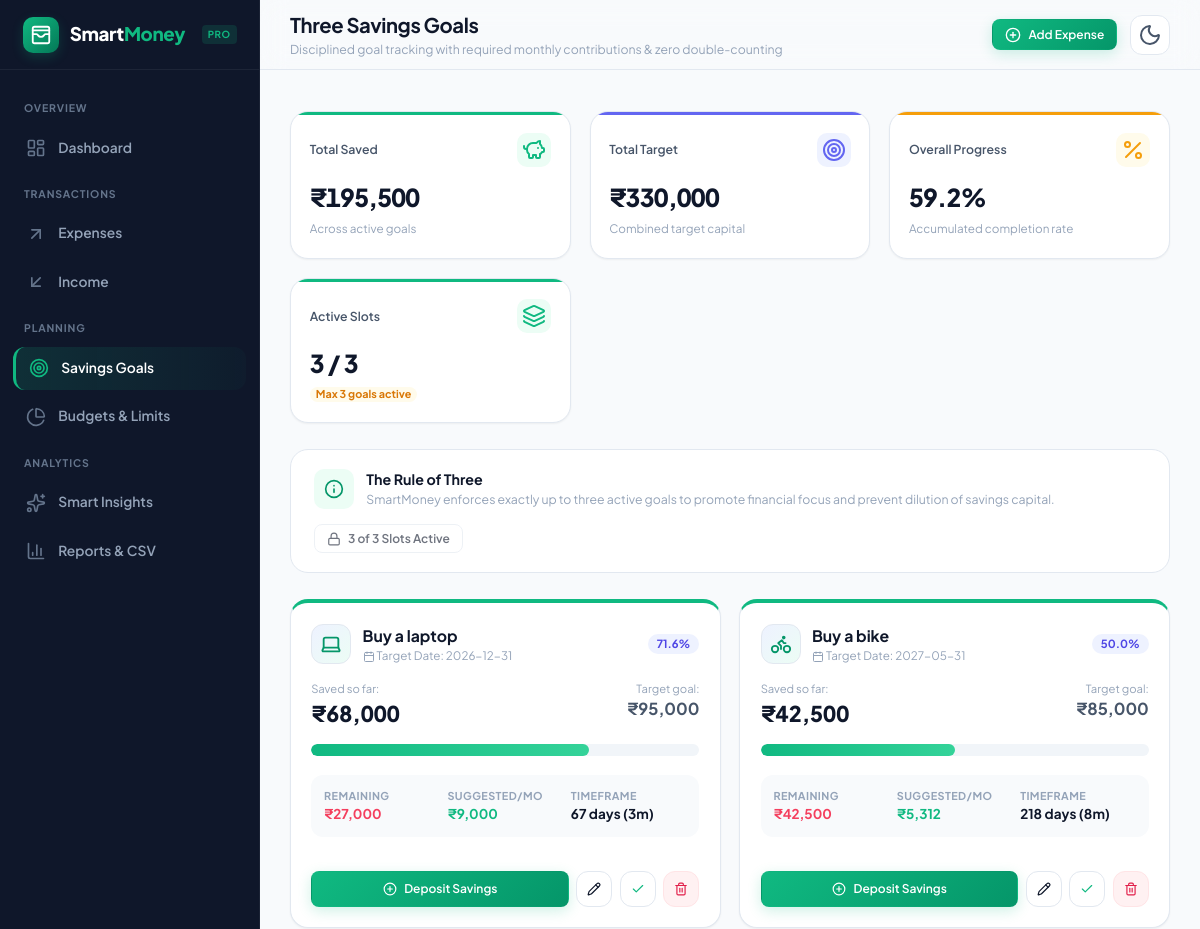
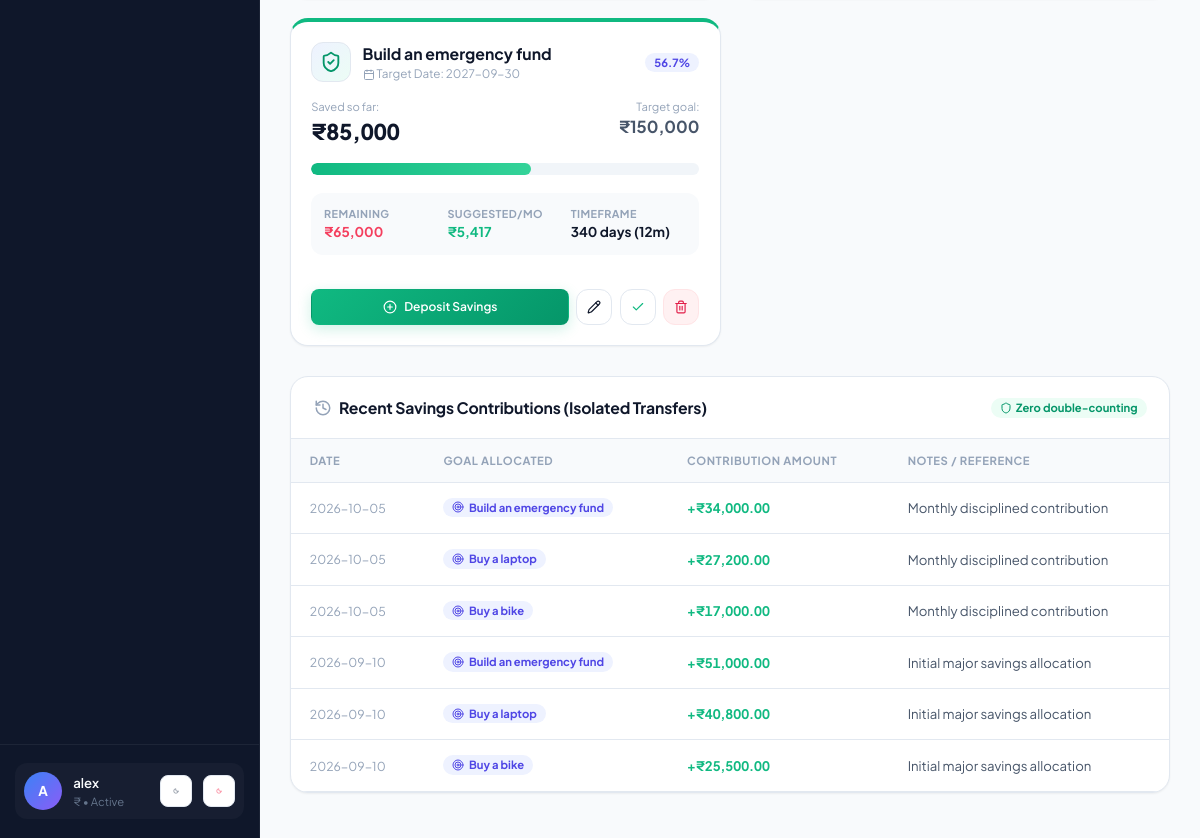
The page /goals (signed in) on the database its author committed (2 pictures, top to bottom).
### tables this page shows
CREATE TABLE users (
            id INTEGER PRIMARY KEY AUTOINCREMENT,
            username TEXT UNIQUE NOT NULL,
            email TEXT UNIQUE NOT NULL,
            password_hash TEXT NOT NULL,
            currency TEXT DEFAULT '₹',
            created_at TIMESTAMP DEFAULT CURRENT_TIMESTAMP
        );

CREATE TABLE savings_goals (
            id INTEGER PRIMARY KEY AUTOINCREMENT,
            user_id INTEGER NOT NULL,
            name TEXT NOT NULL,
            target_amount REAL NOT NULL CHECK(target_amount > 0),
            current_amount REAL NOT NULL DEFAULT 0 CHECK(current_amount >= 0),
            deadline TEXT NOT NULL, -- Format: YYYY-MM-DD
            category_icon TEXT DEFAULT 'target',
            is_completed INTEGER NOT NULL DEFAULT 0,
            created_at TIMESTAMP DEFAULT CURRENT_TIMESTAMP,
            FOREIGN KEY (user_id) REFERENCES users (id) ON DELETE CASCADE
        );

CREATE TABLE savings_contributions (
            id INTEGER PRIMARY KEY AUTOINCREMENT,
            goal_id INTEGER NOT NULL,
            user_id INTEGER NOT NULL,
            amount REAL NOT NULL CHECK(amount > 0),
            date TEXT NOT NULL,
            notes TEXT,
            created_at TIMESTAMP DEFAULT CURRENT_TIMESTAMP,
            FOREIGN KEY (goal_id) REFERENCES savings_goals (id) ON DELETE CASCADE,
            FOREIGN KEY (user_id) REFERENCES users (id) ON DELETE CASCADE
        );

### app.py (the view)
@app.route('/goals')
@login_required
def goals_page():
    user_id = session['user_id']
    conn = get_db_connection()
    active_goals_rows = conn.execute("""
        SELECT * FROM savings_goals
        WHERE user_id = ? AND is_completed = 0
        ORDER BY deadline ASC
    """, (user_id,)).fetchall()
    active_goals = []
    total_savings_accumulated = 0.0
    total_target_needed = 0.0
    for g in active_goals_rows:
        metrics = calculate_goal_metrics(g)
        goal_dict = dict(g)
        goal_dict.update(metrics)
        active_goals.append(goal_dict)
        total_savings_accumulated += float(g['current_amount'])
        total_target_needed += float(g['target_amount'])
    completed_goals_rows = conn.execute("""
        SELECT * FROM savings_goals
        WHERE user_id = ? AND is_completed = 1
        ORDER BY created_at DESC
    """, (user_id,)).fetchall()
    completed_goals = [dict(g) for g in completed_goals_rows]
    contributions = conn.execute("""
        SELECT sc.*, sg.name as goal_name
        FROM savings_contributions sc
        JOIN savings_goals sg ON sc.goal_id = sg.id
        WHERE sc.user_id = ?
        ORDER BY sc.date DESC, sc.id DESC
        LIMIT 10
    """, (user_id,)).fetchall()
    conn.close()
    overall_progress = round((total_savings_accumulated / total_target_needed * 100), 1) if total_target_needed > 0 else 0.0
    return render_template(
        'goals.html',
        active_goals=active_goals,
        active_count=len(active_goals),
        completed_goals=completed_goals,
        contributions=contributions,
        total_savings_accumulated=total_savings_accumulated,
        total_target_needed=total_target_needed,
        overall_progress=overall_progress,
        goal_icons=GOAL_ICONS,
        today_date=date.today().strftime('%Y-%m-%d')
    )

### templates/goals.html (shortened to what this page needs)
{% extends "base.html" %}
{% block page_title %}Three Savings Goals{% endblock %}
{% block page_subtitle %}Disciplined goal tracking with required monthly contributions & zero double-counting{% endblock %}
{% block content %}
<div class="stats-grid" style="grid-template-columns: repeat(auto-fit, minmax(220px, 1fr));">
  <div class="stat-card emerald">
    <div class="stat-header">
      <span class="stat-label">Total Saved</span>
      <div class="stat-icon emerald"><i data-lucide="piggy-bank"></i></div>
    </div>
    <div class="stat-value">{{ currency_symbol }}{{ "{:,.0f}".format(total_savings_accumulated) }}</div>
    <div class="stat-subtext">Across active goals</div>
  </div>
  <div class="stat-card indigo">
    <div class="stat-header">
      <span class="stat-label">Total Target</span>
      <div class="stat-icon indigo"><i data-lucide="target"></i></div>
    </div>
    <div class="stat-value">{{ currency_symbol }}{{ "{:,.0f}".format(total_target_needed) }}</div>
    <div class="stat-subtext">Combined target capital</div>
  </div>
  <div class="stat-card amber">
    <div class="stat-header">
      <span class="stat-label">Overall Progress</span>
      <div class="stat-icon amber"><i data-lucide="percent"></i></div>
    </div>
    <div class="stat-value">{{ overall_progress }}%</div>
    <div class="stat-subtext">Accumulated completion rate</div>
  </div>
  <div class="stat-card emerald">
    <div class="stat-header">
      <span class="stat-label">Active Slots</span>
      <div class="stat-icon emerald"><i data-lucide="layers"></i></div>
    </div>
    <div class="stat-value">{{ active_count }} / 3</div>
    <div class="stat-subtext">
      {% if active_count < 3 %}
        <span class="badge-pill success">{{ 3 - active_count }} slot(s) available</span>
      {% else %}
        <span class="badge-pill warning">Max 3 goals active</span>
      {% endif %}
    </div>
  </div>
</div>
<div style="background: var(--bg-surface); border: 1px solid var(--border-color); border-radius: var(--radius-lg); padding: 1.25rem 1.5rem; margin-bottom: 1.75rem; display: flex; align-items: center; justify-content: space-between; flex-wrap: wrap; gap: 1rem;">
  <div style="display: flex; align-items: center; gap: 0.85rem;">
    <div style="width: 40px; height: 40px; border-radius: 10px; background: var(--emerald-50); color: var(--emerald-600); display: flex; align-items: center; justify-content: center;">
      <i data-lucide="info" style="width: 20px; height: 20px;"></i>
    </div>
    <div>
      <div style="font-weight: 700; font-size: 0.95rem; color: var(--text-primary);">The Rule of Three</div>
      <div style="font-size: 0.82rem; color: var(--text-muted);">
        SmartMoney enforces exactly up to three active goals to promote financial focus and prevent dilution of savings capital.
      </div>
    </div>
  </div>
  {% if active_count < 3 %}
    <button class="btn btn-primary btn-sm" onclick="openModal('createGoalModal')">
      <i data-lucide="plus" style="width: 16px; height: 16px;"></i>
      <span>New Goal ({{ 3 - active_count }} left)</span>
    </button>
  {% else %}
    <button class="btn btn-secondary btn-sm" disabled style="opacity: 0.6; cursor: not-allowed;" title="All 3 slots in use">
      <i data-lucide="lock" style="width: 14px; height: 14px;"></i>
      <span>3 of 3 Slots Active</span>
    </button>
  {% endif %}
</div>
<div class="goals-container" style="grid-template-columns: repeat(auto-fit, minmax(340px, 1fr));">
  {% for goal in active_goals %}
  <div class="goal-card" style="border-top: 4px solid var(--emerald-500);">
    <div class="goal-top">
      <div class="goal-title-wrap">
        <div class="goal-icon-badge">
          <i data-lucide="{{ goal.category_icon or 'target' }}" style="width: 22px; height: 22px;"></i>
        </div>
        <div>
          <div class="goal-name">{{ goal.name }}</div>
          <div class="goal-deadline">
            <i data-lucide="calendar" style="width: 12px; height: 12px; vertical-align: middle;"></i>
            Target Date: {{ goal.deadline }}
          </div>
        </div>
      </div>
      <span class="badge-pill {% if goal.progress_pct >= 100 %}success{% elif goal.progress_pct >= 50 %}info{% else %}warning{% endif %}">
        {{ goal.progress_pct }}%
      </span>
    </div>
    <div class="goal-amounts">
      <div>
        <span style="font-size: 0.75rem; color: var(--text-muted); display: block;">Saved so far:</span>
        <span class="goal-current">{{ currency_symbol }}{{ "{:,.0f}".format(goal.current_amount) }}</span>
      </div>
      <div style="text-align: right;">
        <span style="font-size: 0.75rem; color: var(--text-muted); display: block;">Target goal:</span>
        <span style="font-weight: 700; color: var(--text-secondary); font-size: 1.1rem;">{{ currency_symbol }}{{ "{:,.0f}".format(goal.target_amount) }}</span>
      </div>
    </div>
    <div class="progress-container" style="height: 12px; margin-top: 0.5rem; margin-bottom: 1.25rem;">
      <div class="progress-bar" style="width: {{ goal.progress_pct }}%;"></div>
    </div>
    <div class="goal-metrics-grid" style="grid-template-columns: 1fr 1fr 1fr; gap: 0.5rem; padding: 0.85rem;">
      <div class="metric-item">
        <span class="metric-label">Remaining</span>
        <span class="metric-val" style="color: var(--rose-500); font-size: 0.9rem;">
          {{ currency_symbol }}{{ "{:,.0f}".format(goal.remaining) }}
        </span>
      </div>
      <div class="metric-item">
        <span class="metric-label">Suggested/Mo</span>
        <span class="metric-val" style="color: var(--emerald-500); font-size: 0.9rem;">
          {{ currency_symbol }}{{ "{:,.0f}".format(goal.suggested_monthly) }}
        </span>
      </div>
      <div class="metric-item">
        <span class="metric-label">Timeframe</span>
        <span class="metric-val" style="font-size: 0.9rem;">
          {{ goal.days_left }} days ({{ goal.months_left }}m)
        </span>
      </div>
    </div>
    <div class="goal-actions" style="margin-top: 1.25rem; display: flex; gap: 0.5rem; flex-wrap: wrap;">
      <button class="btn btn-primary btn-sm" style="flex: 1;" onclick="openDepositModal({{ goal.id }}, '{{ goal.name|escape }}')">
        <i data-lucide="plus-circle" style="width: 14px; height: 14px;"></i>
        <span>Deposit Savings</span>
      </button>
      <button class="btn btn-secondary btn-icon" onclick="openEditGoalModal({{ goal.id }}, '{{ goal.name|escape }}', {{ goal.target_amount }}, '{{ goal.deadline }}', '{{ goal.category_icon }}')" title="Edit Goal Details">
        <i data-lucide="pencil" style="width: 14px; height: 14px;"></i>
      </button>
      <button class="btn btn-secondary btn-icon" onclick="toggleGoalCompleted({{ goal.id }})" title="Mark as Completed">
        <i data-lucide="check" style="width: 14px; height: 14px; color: var(--emerald-500);"></i>
      </button>
      <button class="btn btn-danger btn-icon" onclick="deleteGoal({{ goal.id }})" title="Delete Goal">
        <i data-lucide="trash-2" style="width: 14px; height: 14px;"></i>
      </button>
    </div>
  </div>
  {% endfor %}
</div>
<div class="card" style="margin-top: 2rem;">
  <div class="card-header">
    <div class="card-title">
      <i data-lucide="history" style="width: 18px; height: 18px; color: var(--text-muted);"></i>
      <span>Recent Savings Contributions (Isolated Transfers)</span>
    </div>
    <span class="badge-pill success">
      <i data-lucide="shield" style="width: 12px; height: 12px;"></i>
      Zero double-counting
    </span>
  </div>
  <div class="table-responsive">
    <table class="tx-table">
      <thead>
        <tr>
          <th>Date</th>
          <th>Goal Allocated</th>
          <th>Contribution Amount</th>
          <th>Notes / Reference</th>
        </tr>
      </thead>
      <tbody>
        {% for c in contributions %}
        <tr>
          <td style="font-size: 0.82rem; color: var(--text-muted);">{{ c.date }}</td>
          <td>
            <span class="badge-pill info">
              <i data-lucide="target" style="width: 12px; height: 12px;"></i>
              {{ c.goal_name }}
            </span>
          </td>
          <td>
            <span class="amount-income">+{{ currency_symbol }}{{ "{:,.2f}".format(c.amount) }}</span>
          </td>
          <td style="color: var(--text-secondary);">{{ c.notes or 'Savings transfer' }}</td>
        </tr>
        {% else %}
        <tr>
          <td colspan="4" style="text-align: center; padding: 2.5rem; color: var(--text-muted);">
            No contributions made yet. Add money to any goal to view history here.
          </td>
        </tr>
        {% endfor %}
      </tbody>
    </table>
  </div>
</div>
{% endblock %}

### templates/base.html (shortened to what this page needs)
<!DOCTYPE html>
<html lang="en" data-theme="dark">
<head>
  <link rel="stylesheet" href="{{ url_for('static', filename='css/style.css') }}">
</head>
<body>
  <div class="app-layout">
    {% if current_user %}
    <aside class="app-sidebar" id="appSidebar">
      <div class="sidebar-header">
        <a href="{{ url_for('dashboard') }}" class="brand-logo">
          <div class="brand-icon">
            <i data-lucide="wallet-cards" style="width: 22px; height: 22px;"></i>
          </div>
          <span>Smart<span style="color: var(--emerald-500);">Money</span></span>
          <span class="brand-badge">PRO</span>
        </a>
      </div>
      <nav class="sidebar-nav">
        <div class="nav-section-title">Overview</div>
        <a href="{{ url_for('dashboard') }}" class="nav-item {% if request.endpoint == 'dashboard' %}active{% endif %}">
          <i data-lucide="layout-dashboard"></i>
          <span>Dashboard</span>
        </a>
        <div class="nav-section-title">Transactions</div>
        <a href="{{ url_for('expenses_page') }}" class="nav-item {% if request.endpoint == 'expenses_page' %}active{% endif %}">
          <i data-lucide="arrow-up-right"></i>
          <span>Expenses</span>
        </a>
        <a href="{{ url_for('incomes_page') }}" class="nav-item {% if request.endpoint == 'incomes_page' %}active{% endif %}">
          <i data-lucide="arrow-down-left"></i>
          <span>Income</span>
        </a>
        <div class="nav-section-title">Planning</div>
        <a href="{{ url_for('goals_page') }}" class="nav-item {% if request.endpoint == 'goals_page' %}active{% endif %}">
          <i data-lucide="target"></i>
          <span>Savings Goals</span>
        </a>
        <a href="{{ url_for('budgets_page') }}" class="nav-item {% if request.endpoint == 'budgets_page' %}active{% endif %}">
          <i data-lucide="pie-chart"></i>
          <span>Budgets & Limits</span>
        </a>
        <div class="nav-section-title">Analytics</div>
        <a href="{{ url_for('insights_page') }}" class="nav-item {% if request.endpoint == 'insights_page' %}active{% endif %}">
          <i data-lucide="sparkles"></i>
          <span>Smart Insights</span>
        </a>
        <a href="{{ url_for('reports_page') }}" class="nav-item {% if request.endpoint == 'reports_page' %}active{% endif %}">
          <i data-lucide="bar-chart-3"></i>
          <span>Reports & CSV</span>
        </a>
      </nav>
      <div class="sidebar-footer">
        <div class="user-card">
          <div class="user-avatar">{{ current_user.username[0]|upper }}</div>
          <div class="user-info">
            <div class="user-name">{{ current_user.username }}</div>
            <div class="user-sub">{{ current_user.currency }} • Active</div>
          </div>
          <a href="{{ url_for('settings_page') }}" class="theme-toggle-btn btn-sm" title="Settings" style="width: 32px; height: 32px;">
            <i data-lucide="settings" style="width: 16px; height: 16px;"></i>
          </a>
          <a href="{{ url_for('logout') }}" class="theme-toggle-btn btn-sm" title="Logout" style="width: 32px; height: 32px; color: var(--rose-500);">
            <i data-lucide="log-out" style="width: 16px; height: 16px;"></i>
          </a>
        </div>
      </div>
    </aside>
    {% endif %}
    <main class="app-main" {% if not current_user %}style="margin-left: 0;"{% endif %}>
      {% if current_user %}
      <header class="app-header">
        <div class="header-left">
          <div class="page-title-box">
            <h1>{% block page_title %}Dashboard{% endblock %}</h1>
            <p>{% block page_subtitle %}Personal finance, budget control & goal tracking{% endblock %}</p>
          </div>
        </div>
        <div class="header-actions">
          <button class="btn btn-primary btn-sm" onclick="openModal('quickExpenseModal')">
            <i data-lucide="plus-circle" style="width: 16px; height: 16px;"></i>
            <span>Add Expense</span>
          </button>
          <button class="theme-toggle-btn" title="Toggle Theme" aria-label="Toggle Theme">
            <i data-lucide="moon"></i>
          </button>
        </div>
      </header>
      {% endif %}
      <div class="content-body">
        {% block content %}{% endblock %}
      </div>
    </main>
  </div>
</body>
</html>

### rows shown on the page
users: username "A", username "alex", currency "₹"
savings_goals: name "Buy a laptop", deadline "2026-12-31", progress_pct "71.6", currency_symbol "₹", current_amount "68,000", target_amount "95,000", remaining "27,000", suggested_monthly "9,000", days_left "67", months_left "3"
savings_goals: name "Buy a bike", deadline "2027-05-31", progress_pct "50.0", currency_symbol "₹", current_amount "42,500", target_amount "85,000", remaining "42,500", suggested_monthly "5,312", days_left "218", months_left "8"
savings_goals: name "Build an emergency fund", deadline "2027-09-30", progress_pct "56.7", currency_symbol "₹", current_amount "85,000", target_amount "150,000", remaining "65,000", suggested_monthly "5,417", days_left "340", months_left "12"
savings_contributions: date "2026-10-05", goal_name "Build an emergency fund", currency_symbol "₹", amount "34,000.00", notes "Monthly disciplined contribution"
savings_contributions: date "2026-10-05", goal_name "Buy a laptop", currency_symbol "₹", amount "27,200.00", notes "Monthly disciplined contribution"
savings_contributions: date "2026-10-05", goal_name "Buy a bike", currency_symbol "₹", amount "17,000.00", notes "Monthly disciplined contribution"
savings_contributions: date "2026-09-10", goal_name "Build an emergency fund", currency_symbol "₹", amount "51,000.00", notes "Initial major savings allocation"
savings_contributions: date "2026-09-10", goal_name "Buy a laptop", currency_symbol "₹", amount "40,800.00", notes "Initial major savings allocation"
savings_contributions: date "2026-09-10", goal_name "Buy a bike", currency_symbol "₹", amount "25,500.00", notes "Initial major savings allocation"

### other values the page prints
{{ currency_symbol }} "₹"
{{ "{:,.0f}".format(total_savings_accumulated) }} "195,500"
{{ "{:,.0f}".format(total_target_needed) }} "330,000"
{{ overall_progress }} "59.2"
{{ active_count }} "3"
